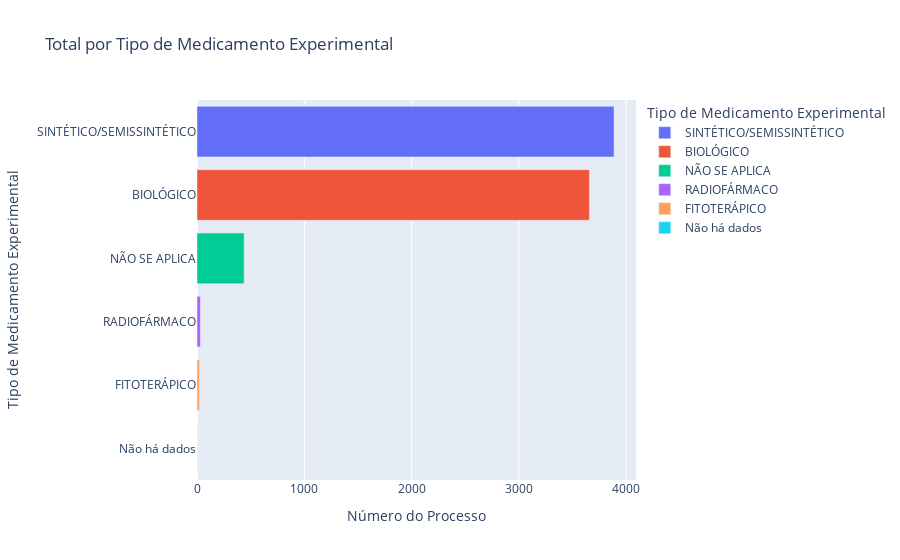

Notebook code cell kept with this figure:
### Code cell
pie_drug = final_df.groupby('Tipo de Medicamento Experimental')['Número do Processo'].size().reset_index().sort_values(by='Número do Processo', ascending=False)

pie_drug_chart = px.bar(
    pie_drug,
    orientation='h',
    x='Número do Processo',
    y='Tipo de Medicamento Experimental',
    color='Tipo de Medicamento Experimental',
    title='Total por Tipo de Medicamento Experimental'
)

pie_drug_chart.show()

### Figure 1 — Plotly figure (JSON) as saved in the notebook; plotly's stock layout.template omitted (floating-point values rounded to 4 significant figures)
{"data": [{"alignmentgroup": "True", "hovertemplate": "Tipo de Medicamento Experimental=%{y}<br>Número do Processo=%{x}<extra></extra>", "legendgroup": "SINTÉTICO/SEMISSINTÉTICO", "marker": {"color": "#636efa", "pattern": {"shape": ""}}, "name": "SINTÉTICO/SEMISSINTÉTICO", "offsetgroup": "SINTÉTICO/SEMISSINTÉTICO", "orientation": "h", "showlegend": true, "textposition": "auto", "type": "bar", "x": [3887], "xaxis": "x", "y": ["SINTÉTICO/SEMISSINTÉTICO"], "yaxis": "y"}, {"alignmentgroup": "True", "hovertemplate": "Tipo de Medicamento Experimental=%{y}<br>Número do Processo=%{x}<extra></extra>", "legendgroup": "BIOLÓGICO", "marker": {"color": "#EF553B", "pattern": {"shape": ""}}, "name": "BIOLÓGICO", "offsetgroup": "BIOLÓGICO", "orientation": "h", "showlegend": true, "textposition": "auto", "type": "bar", "x": [3657], "xaxis": "x", "y": ["BIOLÓGICO"], "yaxis": "y"}, {"alignmentgroup": "True", "hovertemplate": "Tipo de Medicamento Experimental=%{y}<br>Número do Processo=%{x}<extra></extra>", "legendgroup": "NÃO SE APLICA", "marker": {"color": "#00cc96", "pattern": {"shape": ""}}, "name": "NÃO SE APLICA", "offsetgroup": "NÃO SE APLICA", "orientation": "h", "showlegend": true, "textposition": "auto", "type": "bar", "x": [439], "xaxis": "x", "y": ["NÃO SE APLICA"], "yaxis": "y"}, {"alignmentgroup": "True", "hovertemplate": "Tipo de Medicamento Experimental=%{y}<br>Número do Processo=%{x}<extra></extra>", "legendgroup": "RADIOFÁRMACO", "marker": {"color": "#ab63fa", "pattern": {"shape": ""}}, "name": "RADIOFÁRMACO", "offsetgroup": "RADIOFÁRMACO", "orientation": "h", "showlegend": true, "textposition": "auto", "type": "bar", "x": [32], "xaxis": "x", "y": ["RADIOFÁRMACO"], "yaxis": "y"}, {"alignmentgroup": "True", "hovertemplate": "Tipo de Medicamento Experimental=%{y}<br>Número do Processo=%{x}<extra></extra>", "legendgroup": "FITOTERÁPICO", "marker": {"color": "#FFA15A", "pattern": {"shape": ""}}, "name": "FITOTERÁPICO", "offsetgroup": "FITOTERÁPICO", "orientation": "h", "showlegend": true, "textposition": "auto", "type": "bar", "x": [23], "xaxis": "x", "y": ["FITOTERÁPICO"], "yaxis": "y"}, {"alignmentgroup": "True", "hovertemplate": "Tipo de Medicamento Experimental=%{y}<br>Número do Processo=%{x}<extra></extra>", "legendgroup": "Não há dados", "marker": {"color": "#19d3f3", "pattern": {"shape": ""}}, "name": "Não há dados", "offsetgroup": "Não há dados", "orientation": "h", "showlegend": true, "textposition": "auto", "type": "bar", "x": [1], "xaxis": "x", "y": ["Não há dados"], "yaxis": "y"}], "layout": {"barmode": "relative", "legend": {"title": {"text": "Tipo de Medicamento Experimental"}, "tracegroupgap": 0}, "title": {"text": "Total por Tipo de Medicamento Experimental"}, "xaxis": {"anchor": "y", "domain": [0, 1], "title": {"text": "Número do Processo"}}, "yaxis": {"anchor": "x", "categoryarray": ["Não há dados", "FITOTERÁPICO", "RADIOFÁRMACO", "NÃO SE APLICA", "BIOLÓGICO", "SINTÉTICO/SEMISSINTÉTICO"], "categoryorder": "array", "domain": [0, 1], "title": {"text": "Tipo de Medicamento Experimental"}}}}
